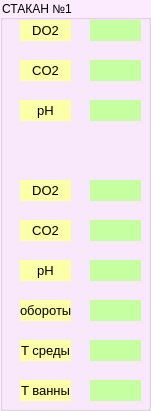
   <widget class="QGroupBox" name="groupBox_stakan1">
    <property name="geometry">
     <rect>
      <x>160</x>
      <y>90</y>
      <width>151</width>
      <height>411</height>
     </rect>
    </property>
    <property name="styleSheet">
     <string notr="true">background-color: rgb(252, 234, 255);</string>
    </property>
    <property name="title">
     <string>СТАКАН №1</string>
    </property>
    <widget class="QLabel" name="nadpis_DO2_N1">
     <property name="geometry">
      <rect>
       <x>20</x>
       <y>180</y>
       <width>51</width>
       <height>21</height>
      </rect>
     </property>
     <property name="font">
      <font>
       <pointsize>10</pointsize>
      </font>
     </property>
     <property name="mouseTracking">
      <bool>false</bool>
     </property>
     <property name="focusPolicy">
      <enum>Qt::StrongFocus</enum>
     </property>
     <property name="layoutDirection">
      <enum>Qt::LeftToRight</enum>
     </property>
     <property name="styleSheet">
      <string notr="true">background-color: rgb(251, 255, 167);</string>
     </property>
     <property name="text">
      <string>DO2</string>
     </property>
     <property name="alignment">
      <set>Qt::AlignCenter</set>
     </property>
    </widget>
    <widget class="QLabel" name="parametr_pH_V1">
     <property name="geometry">
      <rect>
       <x>90</x>
       <y>100</y>
       <width>51</width>
       <height>21</height>
      </rect>
     </property>
     <property name="font">
      <font>
       <pointsize>10</pointsize>
      </font>
     </property>
     <property name="mouseTracking">
      <bool>false</bool>
     </property>
     <property name="focusPolicy">
      <enum>Qt::StrongFocus</enum>
     </property>
     <property name="layoutDirection">
      <enum>Qt::LeftToRight</enum>
     </property>
     <property name="styleSheet">
      <string notr="true">background-color: rgb(197, 255, 161);</string>
     </property>
     <property name="text">
      <string/>
     </property>
     <property name="alignment">
      <set>Qt::AlignCenter</set>
     </property>
    </widget>
    <widget class="QLabel" name="parametr_pH_N1">
     <property name="geometry">
      <rect>
       <x>90</x>
       <y>260</y>
       <width>51</width>
       <height>21</height>
      </rect>
     </property>
     <property name="font">
      <font>
       <pointsize>10</pointsize>
      </font>
     </property>
     <property name="mouseTracking">
      <bool>false</bool>
     </property>
     <property name="focusPolicy">
      <enum>Qt::StrongFocus</enum>
     </property>
     <property name="layoutDirection">
      <enum>Qt::LeftToRight</enum>
     </property>
     <property name="styleSheet">
      <string notr="true">background-color: rgb(197, 255, 161);</string>
     </property>
     <property name="text">
      <string/>
     </property>
     <property name="alignment">
      <set>Qt::AlignCenter</set>
     </property>
    </widget>
    <widget class="QLabel" name="nadpis_CO2_N1">
     <property name="geometry">
      <rect>
       <x>20</x>
       <y>220</y>
       <width>51</width>
       <height>21</height>
      </rect>
     </property>
     <property name="font">
      <font>
       <pointsize>10</pointsize>
      </font>
     </property>
     <property name="mouseTracking">
      <bool>false</bool>
     </property>
     <property name="focusPolicy">
      <enum>Qt::StrongFocus</enum>
     </property>
     <property name="layoutDirection">
      <enum>Qt::LeftToRight</enum>
     </property>
     <property name="styleSheet">
      <string notr="true">background-color: rgb(251, 255, 167);</string>
     </property>
     <property name="text">
      <string>CO2</string>
     </property>
     <property name="alignment">
      <set>Qt::AlignCenter</set>
     </property>
    </widget>
    <widget class="QLabel" name="parametr_oboroti_1">
     <property name="geometry">
      <rect>
       <x>90</x>
       <y>300</y>
       <width>51</width>
       <height>21</height>
      </rect>
     </property>
     <property name="font">
      <font>
       <pointsize>10</pointsize>
      </font>
     </property>
     <property name="mouseTracking">
      <bool>false</bool>
     </property>
     <property name="focusPolicy">
      <enum>Qt::StrongFocus</enum>
     </property>
     <property name="layoutDirection">
      <enum>Qt::LeftToRight</enum>
     </property>
     <property name="styleSheet">
      <string notr="true">background-color: rgb(197, 255, 161);</string>
     </property>
     <property name="text">
      <string/>
     </property>
     <property name="alignment">
      <set>Qt::AlignCenter</set>
     </property>
    </widget>
    <widget class="QLabel" name="parametr_DO2_N1">
     <property name="geometry">
      <rect>
       <x>90</x>
       <y>180</y>
       <width>51</width>
       <height>21</height>
      </rect>
     </property>
     <property name="font">
      <font>
       <pointsize>10</pointsize>
      </font>
     </property>
     <property name="mouseTracking">
      <bool>false</bool>
     </property>
     <property name="focusPolicy">
      <enum>Qt::StrongFocus</enum>
     </property>
     <property name="layoutDirection">
      <enum>Qt::LeftToRight</enum>
     </property>
     <property name="styleSheet">
      <string notr="true">background-color: rgb(197, 255, 161);</string>
     </property>
     <property name="text">
      <string/>
     </property>
     <property name="alignment">
      <set>Qt::AlignCenter</set>
     </property>
    </widget>
    <widget class="QLabel" name="nadpis_pH_V1">
     <property name="geometry">
      <rect>
       <x>20</x>
       <y>100</y>
       <width>51</width>
       <height>21</height>
      </rect>
     </property>
     <property name="font">
      <font>
       <pointsize>10</pointsize>
      </font>
     </property>
     <property name="mouseTracking">
      <bool>false</bool>
     </property>
     <property name="focusPolicy">
      <enum>Qt::StrongFocus</enum>
     </property>
     <property name="layoutDirection">
      <enum>Qt::LeftToRight</enum>
     </property>
     <property name="styleSheet">
      <string notr="true">background-color: rgb(251, 255, 167);</string>
     </property>
     <property name="text">
      <string>pH</string>
     </property>
     <property name="alignment">
      <set>Qt::AlignCenter</set>
     </property>
    </widget>
    <widget class="QLabel" name="parametr_CO2_N1">
     <property name="geometry">
      <rect>
       <x>90</x>
       <y>220</y>
       <width>51</width>
       <height>21</height>
      </rect>
     </property>
     <property name="font">
      <font>
       <pointsize>10</pointsize>
      </font>
     </property>
     <property name="mouseTracking">
      <bool>false</bool>
     </property>
     <property name="focusPolicy">
      <enum>Qt::StrongFocus</enum>
     </property>
     <property name="layoutDirection">
      <enum>Qt::LeftToRight</enum>
     </property>
     <property name="styleSheet">
      <string notr="true">background-color: rgb(197, 255, 161);</string>
     </property>
     <property name="text">
      <string/>
     </property>
     <property name="alignment">
      <set>Qt::AlignCenter</set>
     </property>
    </widget>
    <widget class="QLabel" name="parametr_CO2_V1">
     <property name="geometry">
      <rect>
       <x>90</x>
       <y>60</y>
       <width>51</width>
       <height>21</height>
      </rect>
     </property>
     <property name="font">
      <font>
       <pointsize>10</pointsize>
      </font>
     </property>
     <property name="mouseTracking">
      <bool>false</bool>
     </property>
     <property name="focusPolicy">
      <enum>Qt::StrongFocus</enum>
     </property>
     <property name="layoutDirection">
      <enum>Qt::LeftToRight</enum>
     </property>
     <property name="styleSheet">
      <string notr="true">background-color: rgb(197, 255, 161);</string>
     </property>
     <property name="text">
      <string/>
     </property>
     <property name="alignment">
      <set>Qt::AlignCenter</set>
     </property>
    </widget>
    <widget class="QLabel" name="nadpis_oboroti_1">
     <property name="geometry">
      <rect>
       <x>20</x>
       <y>300</y>
       <width>51</width>
       <height>21</height>
      </rect>
     </property>
     <property name="font">
      <font>
       <pointsize>10</pointsize>
      </font>
     </property>
     <property name="mouseTracking">
      <bool>false</bool>
     </property>
     <property name="focusPolicy">
      <enum>Qt::StrongFocus</enum>
     </property>
     <property name="layoutDirection">
      <enum>Qt::LeftToRight</enum>
     </property>
     <property name="styleSheet">
      <string notr="true">background-color: rgb(251, 255, 167);</string>
     </property>
     <property name="text">
      <string>обороты</string>
     </property>
     <property name="alignment">
      <set>Qt::AlignCenter</set>
     </property>
    </widget>
    <widget class="QLabel" name="paramertr_temperVanni_1">
     <property name="geometry">
      <rect>
       <x>90</x>
       <y>380</y>
       <width>51</width>
       <height>21</height>
      </rect>
     </property>
     <property name="mouseTracking">
      <bool>false</bool>
     </property>
     <property name="focusPolicy">
      <enum>Qt::StrongFocus</enum>
     </property>
     <property name="layoutDirection">
      <enum>Qt::LeftToRight</enum>
     </property>
     <property name="styleSheet">
      <string notr="true">background-color: rgb(197, 255, 161);</string>
     </property>
     <property name="text">
      <string/>
     </property>
     <property name="alignment">
      <set>Qt::AlignCenter</set>
     </property>
    </widget>
    <widget class="QLabel" name="nadpis_temperVanni_1">
     <property name="geometry">
      <rect>
       <x>20</x>
       <y>380</y>
       <width>51</width>
       <height>21</height>
      </rect>
     </property>
     <property name="font">
      <font>
       <pointsize>10</pointsize>
      </font>
     </property>
     <property name="mouseTracking">
      <bool>false</bool>
     </property>
     <property name="focusPolicy">
      <enum>Qt::StrongFocus</enum>
     </property>
     <property name="layoutDirection">
      <enum>Qt::LeftToRight</enum>
     </property>
     <property name="styleSheet">
      <string notr="true">background-color: rgb(251, 255, 167);</string>
     </property>
     <property name="text">
      <string>T ванны</string>
     </property>
     <property name="alignment">
      <set>Qt::AlignCenter</set>
     </property>
    </widget>
    <widget class="QLabel" name="nadpis_pH_N1">
     <property name="geometry">
      <rect>
       <x>20</x>
       <y>260</y>
       <width>51</width>
       <height>21</height>
      </rect>
     </property>
     <property name="font">
      <font>
       <pointsize>10</pointsize>
      </font>
     </property>
     <property name="mouseTracking">
      <bool>false</bool>
     </property>
     <property name="focusPolicy">
      <enum>Qt::StrongFocus</enum>
     </property>
     <property name="layoutDirection">
      <enum>Qt::LeftToRight</enum>
     </property>
     <property name="styleSheet">
      <string notr="true">background-color: rgb(251, 255, 167);</string>
     </property>
     <property name="text">
      <string>pH</string>
     </property>
     <property name="alignment">
      <set>Qt::AlignCenter</set>
     </property>
    </widget>
    <widget class="QLabel" name="nadpis_CO2_V1">
     <property name="geometry">
      <rect>
       <x>20</x>
       <y>60</y>
       <width>51</width>
       <height>21</height>
      </rect>
     </property>
     <property name="font">
      <font>
       <pointsize>10</pointsize>
      </font>
     </property>
     <property name="mouseTracking">
      <bool>false</bool>
     </property>
     <property name="focusPolicy">
      <enum>Qt::StrongFocus</enum>
     </property>
     <property name="layoutDirection">
      <enum>Qt::LeftToRight</enum>
     </property>
     <property name="styleSheet">
      <string notr="true">background-color: rgb(251, 255, 167);</string>
     </property>
     <property name="text">
      <string>CO2</string>
     </property>
     <property name="alignment">
      <set>Qt::AlignCenter</set>
     </property>
    </widget>
    <widget class="QLabel" name="parametr_temperSredi_1">
     <property name="geometry">
      <rect>
       <x>90</x>
       <y>340</y>
       <width>51</width>
       <height>21</height>
      </rect>
     </property>
     <property name="font">
      <font>
       <pointsize>10</pointsize>
      </font>
     </property>
     <property name="mouseTracking">
      <bool>false</bool>
     </property>
     <property name="focusPolicy">
      <enum>Qt::StrongFocus</enum>
     </property>
     <property name="layoutDirection">
      <enum>Qt::LeftToRight</enum>
     </property>
     <property name="styleSheet">
      <string notr="true">background-color: rgb(197, 255, 161);</string>
     </property>
     <property name="text">
      <string/>
     </property>
     <property name="alignment">
      <set>Qt::AlignCenter</set>
     </property>
    </widget>
    <widget class="QLabel" name="nadpis_DO2_V1">
     <property name="geometry">
      <rect>
       <x>20</x>
       <y>20</y>
       <width>51</width>
       <height>21</height>
      </rect>
     </property>
     <property name="font">
      <font>
       <pointsize>10</pointsize>
      </font>
     </property>
     <property name="mouseTracking">
      <bool>false</bool>
     </property>
     <property name="focusPolicy">
      <enum>Qt::StrongFocus</enum>
     </property>
     <property name="layoutDirection">
      <enum>Qt::LeftToRight</enum>
     </property>
     <property name="styleSheet">
      <string notr="true">background-color: rgb(251, 255, 167);</string>
     </property>
     <property name="text">
      <string>DO2</string>
     </property>
     <property name="alignment">
      <set>Qt::AlignCenter</set>
     </property>
    </widget>
    <widget class="QLabel" name="parametr_DO2_V1">
     <property name="geometry">
      <rect>
       <x>90</x>
       <y>20</y>
       <width>51</width>
       <height>21</height>
      </rect>
     </property>
     <property name="font">
      <font>
       <pointsize>10</pointsize>
      </font>
     </property>
     <property name="mouseTracking">
      <bool>false</bool>
     </property>
     <property name="focusPolicy">
      <enum>Qt::StrongFocus</enum>
     </property>
     <property name="layoutDirection">
      <enum>Qt::LeftToRight</enum>
     </property>
     <property name="styleSheet">
      <string notr="true">background-color: rgb(197, 255, 161);</string>
     </property>
     <property name="text">
      <string/>
     </property>
     <property name="alignment">
      <set>Qt::AlignCenter</set>
     </property>
    </widget>
    <widget class="QLabel" name="nadpis_temperSredi_1">
     <property name="geometry">
      <rect>
       <x>20</x>
       <y>340</y>
       <width>51</width>
       <height>21</height>
      </rect>
     </property>
     <property name="font">
      <font>
       <pointsize>10</pointsize>
      </font>
     </property>
     <property name="mouseTracking">
      <bool>false</bool>
     </property>
     <property name="focusPolicy">
      <enum>Qt::StrongFocus</enum>
     </property>
     <property name="layoutDirection">
      <enum>Qt::LeftToRight</enum>
     </property>
     <property name="styleSheet">
      <string notr="true">background-color: rgb(251, 255, 167);</string>
     </property>
     <property name="text">
      <string>T среды</string>
     </property>
     <property name="alignment">
      <set>Qt::AlignCenter</set>
     </property>
    </widget>
   </widget>
